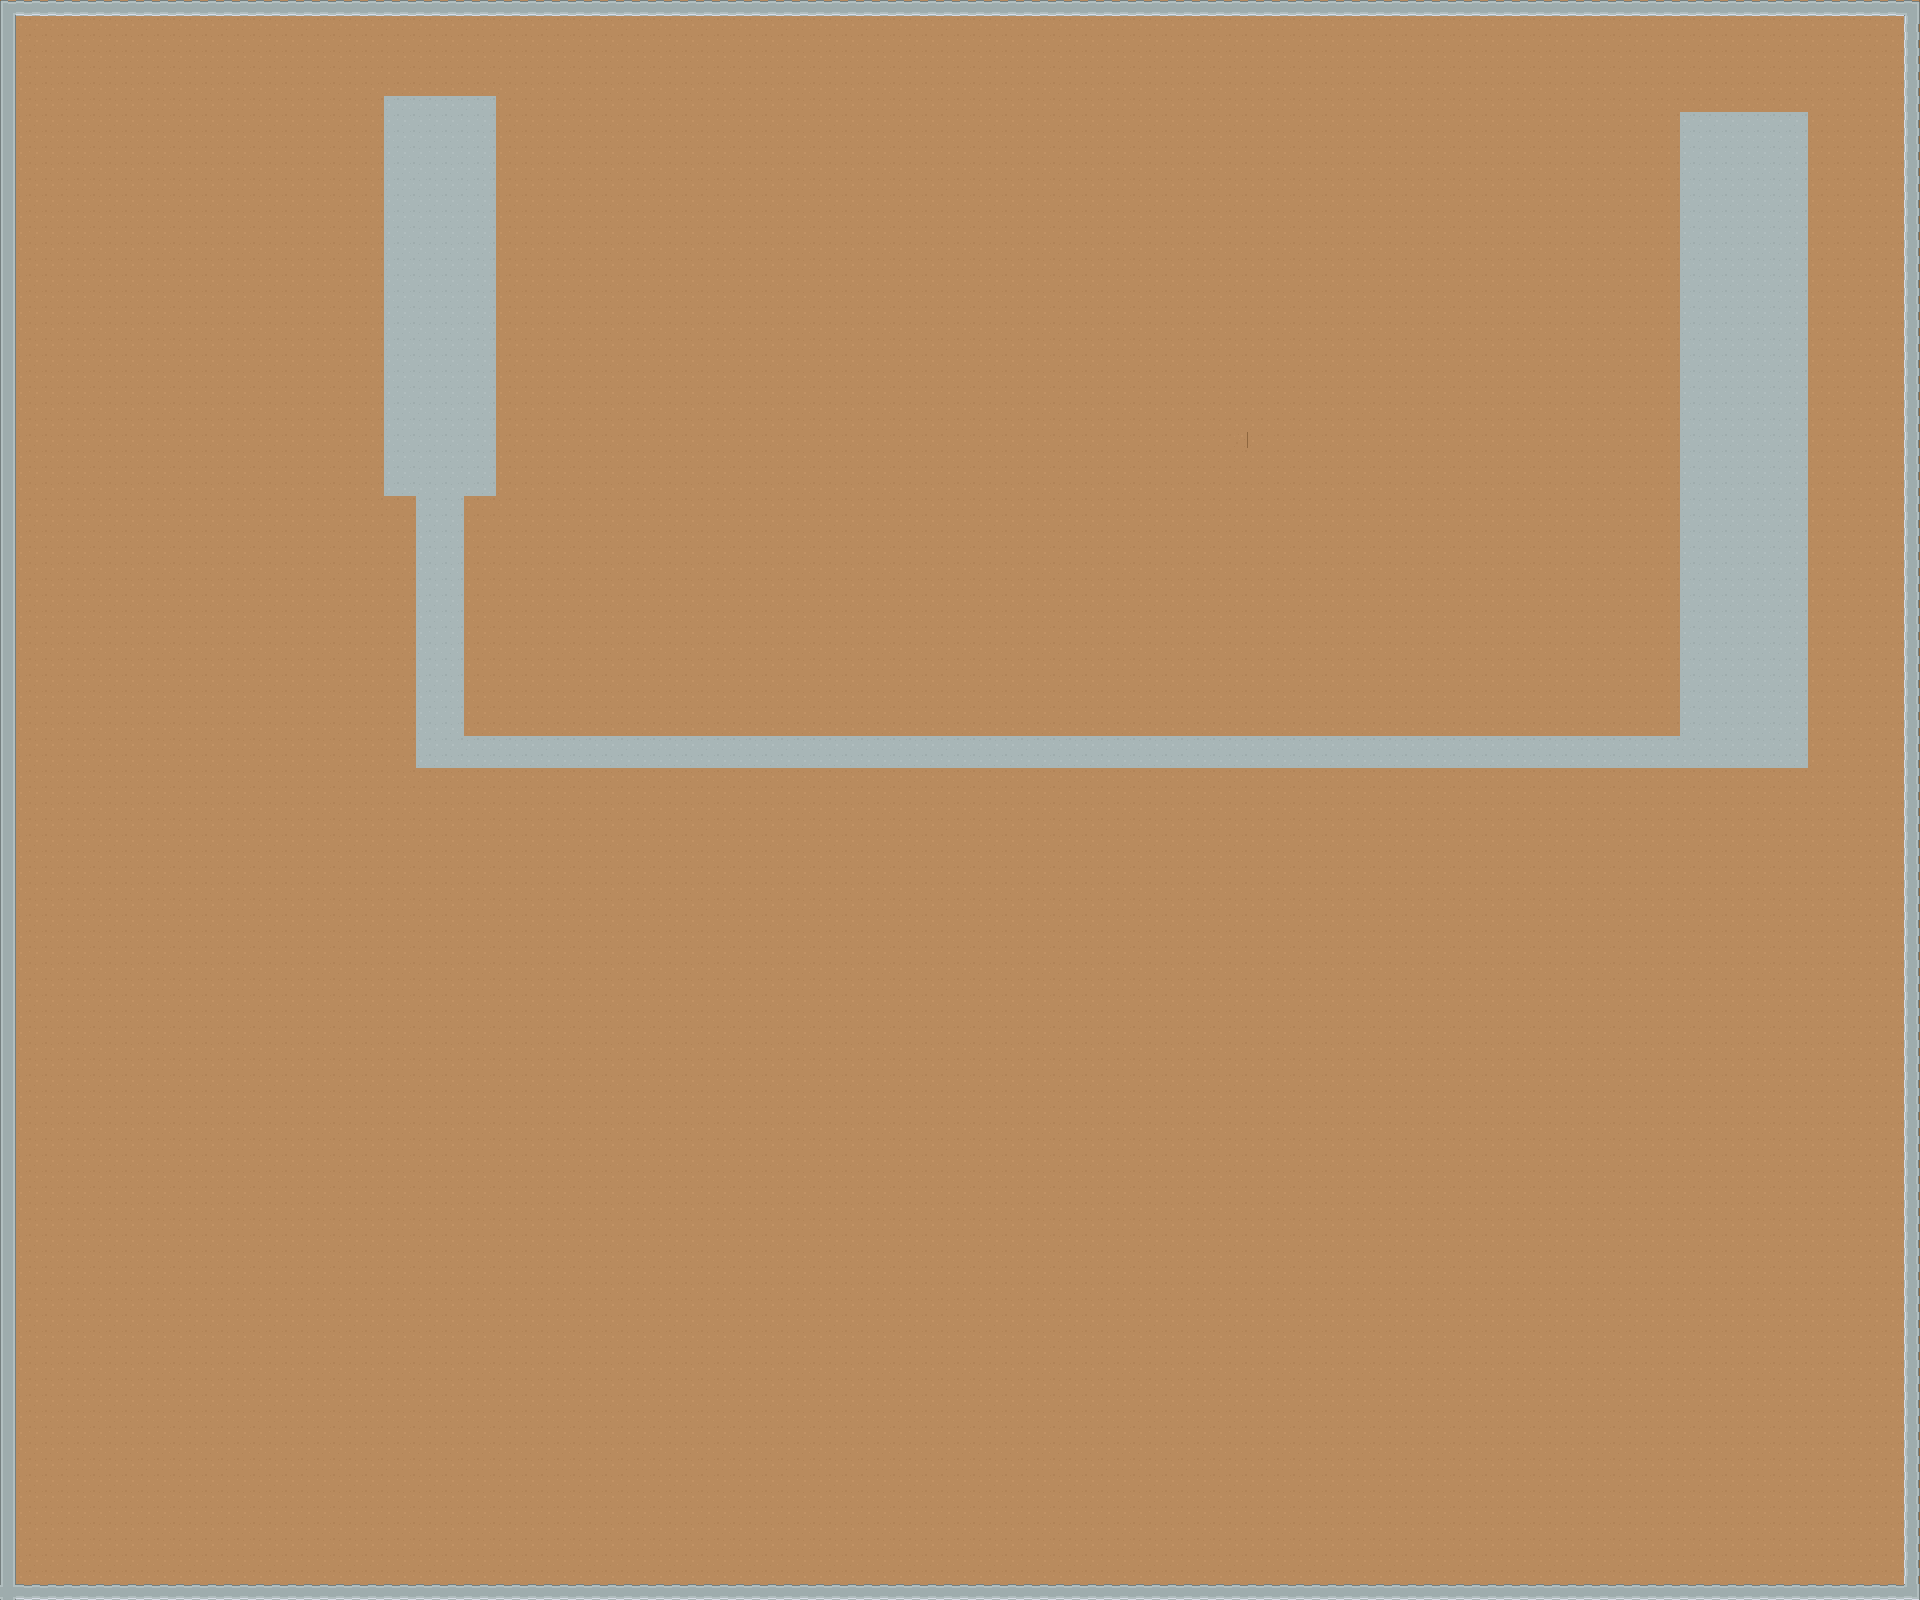

Below is a game level as drawn by its tile map, then a one-line description and the .tmx that defines it (tile-layer data replaced by summaries):
An orthogonal 120x100 tile map with 16x16 px tiles, 3 tile layers (FLOOR, WALLS, WALKABLE).

<map version="1.2" tiledversion="1.3.4" orientation="orthogonal" renderorder="right-down" width="120" height="100" tilewidth="16" tileheight="16" infinite="0" nextlayerid="4" nextobjectid="1">
 <editorsettings>
  <export target="Cave.json" format="json" />
 </editorsettings>
 <tileset firstgid="1" name="roguelikeDungeon_transparent" tilewidth="16" tileheight="16" spacing="1" tilecount="522" columns="29">
  <image source="roguelikeDungeon_transparent.png" width="492" height="305" />
 </tileset>
 <layer id="1" name="FLOOR" width="120" height="100">
  <data>[12000 cells, 12000 non-empty, 3 distinct tile ids]</data>
 </layer>
 <layer id="2" name="WALLS" width="120" height="100">
  <data>[12000 cells, 437 non-empty, 7 distinct tile ids]</data>
 </layer>
 <layer id="3" name="WALKABLE" width="120" height="100">
  <data>[12000 cells, 706 non-empty, 1 distinct tile ids]</data>
 </layer>
</map>
